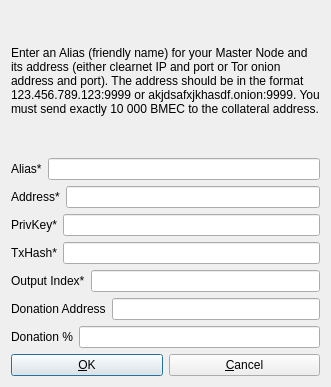
<?xml version="1.0" encoding="UTF-8"?>
<ui version="4.0">
 <class>AddEditAdrenalineNode</class>
 <widget class="QDialog" name="AddEditAdrenalineNode">
  <property name="geometry">
   <rect>
    <x>0</x>
    <y>0</y>
    <width>331</width>
    <height>387</height>
   </rect>
  </property>
  <property name="windowTitle">
   <string>Add/Edit Magnet Node</string>
  </property>
  <property name="modal">
   <bool>true</bool>
  </property>
  <layout class="QVBoxLayout" name="verticalLayout">
   <item>
    <widget class="QLabel" name="label_9">
     <property name="sizePolicy">
      <sizepolicy hsizetype="Preferred" vsizetype="Expanding">
       <horstretch>0</horstretch>
       <verstretch>0</verstretch>
      </sizepolicy>
     </property>
     <property name="text">
      <string>&lt;html&gt;&lt;head/&gt;&lt;body&gt;&lt;p&gt;Enter an Alias (friendly name) for your Master Node and its address (either clearnet IP and port or Tor onion address and port). The address should be in the format 123.456.789.123:9999 or akjdsafxjkhasdf.onion:9999. You must send exactly 10 000 BMEC to the collateral address.&lt;/p&gt;&lt;/body&gt;&lt;/html&gt;</string>
     </property>
     <property name="wordWrap">
      <bool>true</bool>
     </property>
    </widget>
   </item>
   <item>
    <layout class="QHBoxLayout" name="horizontalLayout_4">
     <property name="bottomMargin">
      <number>0</number>
     </property>
     <item>
      <widget class="QLabel" name="label_4">
       <property name="text">
        <string>Alias*</string>
       </property>
      </widget>
     </item>
     <item>
      <widget class="QLineEdit" name="aliasLineEdit"/>
     </item>
    </layout>
   </item>
   <item>
    <layout class="QHBoxLayout" name="horizontalLayout_5">
     <property name="bottomMargin">
      <number>0</number>
     </property>
     <item>
      <widget class="QLabel" name="label_6">
       <property name="text">
        <string>Address*</string>
       </property>
      </widget>
     </item>
     <item>
      <widget class="QLineEdit" name="addressLineEdit"/>
     </item>
    </layout>
   </item>
   <item>
    <layout class="QHBoxLayout" name="horizontalLayout_3">
     <property name="bottomMargin">
      <number>0</number>
     </property>
     <item>
      <widget class="QLabel" name="label_5">
       <property name="text">
        <string>PrivKey*</string>
       </property>
      </widget>
     </item>
     <item>
      <widget class="QLineEdit" name="privkeyLineEdit"/>
     </item>
    </layout>
   </item>
   <item>
    <layout class="QHBoxLayout" name="horizontalLayout_2">
     <property name="bottomMargin">
      <number>0</number>
     </property>
     <item>
      <widget class="QLabel" name="label_2">
       <property name="text">
        <string>TxHash*</string>
       </property>
      </widget>
     </item>
     <item>
      <widget class="QLineEdit" name="txhashLineEdit"/>
     </item>
    </layout>
   </item>
   <item>
    <layout class="QHBoxLayout" name="horizontalLayout_8">
     <property name="bottomMargin">
      <number>0</number>
     </property>
     <item>
      <widget class="QLabel" name="label_8">
       <property name="text">
        <string>Output Index*</string>
       </property>
      </widget>
     </item>
     <item>
      <widget class="QLineEdit" name="outputindexLineEdit"/>
     </item>
    </layout>
   </item>
   <item>
    <layout class="QHBoxLayout" name="horizontalLayout_6">
     <property name="bottomMargin">
      <number>0</number>
     </property>
     <item>
      <widget class="QLabel" name="label_3">
       <property name="text">
        <string>Donation Address</string>
       </property>
      </widget>
     </item> 
     <item>
      <widget class="QLineEdit" name="donationaddressLineEdit"/>
     </item>
    </layout>
   </item>
   <item>
    <layout class="QHBoxLayout" name="horizontalLayout_7">
     <property name="bottomMargin">
      <number>0</number>
     </property>
     <item>
      <widget class="QLabel" name="label_7">
       <property name="text">
        <string>Donation %</string>
       </property>
      </widget>
     </item>
     <item>
      <widget class="QLineEdit" name="donationpercentageLineEdit"/>
     </item>
    </layout>
   </item>
   <item>
    <layout class="QHBoxLayout" name="horizontalLayout_Buttons">
     <item>
      <widget class="QPushButton" name="okButton">
       <property name="text">
        <string>&amp;OK</string>
       </property>
      </widget>
     </item>
     <item>
      <widget class="QPushButton" name="cancelButton">
       <property name="text">
        <string>&amp;Cancel</string>
       </property>
       <property name="autoDefault">
        <bool>false</bool>
       </property>
      </widget>
     </item>
    </layout>
   </item>
  </layout>
 </widget>
 <resources/>
 <connections/>
</ui>
